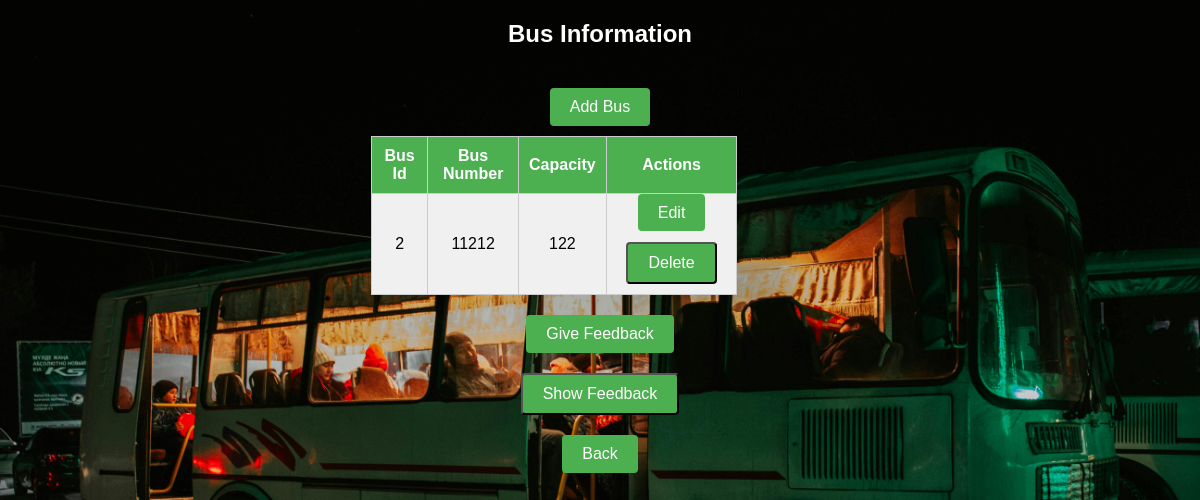
The page /viewBus.php (signed in) on the database its author committed.
### tables this page shows
CREATE TABLE `Bus` (
  `Bus_Id` int(11) NOT NULL,
  `Bus_number` varchar(50) NOT NULL,
  `capacity` int(11) NOT NULL
);

### viewBus.php (the view, shortened to what this page needs)
<?php
$server = 'localhost';
$username = 'root';
$password = '';
$database = 'bus_system';
$con = new mysqli($server, $username, $password, $database);
$is_logged_in = isset($_SESSION['contact_Info']);
$sql = "SELECT * FROM Bus";
$result = $con->query($sql);
?>
<!DOCTYPE html>
<html lang="en">
<head>
</head>
<body>
<h2>Bus Information</h2>
<?php if ($is_logged_in): ?>
    <a href="bus.php" class="btn">Add Bus</a>
<?php endif; ?>
<div class="table-container">
    <table>
        <tr>
            <th>Bus Id</th>
            <th>Bus Number</th>
            <th>Capacity</th>
            <?php if ($is_logged_in): ?>
                <th>Actions</th>
            <?php endif; ?>
        </tr>
        <?php
        if ($result->num_rows > 0) {
            while ($row = $result->fetch_assoc()) {
                echo "<tr>";
                echo "<td>" . htmlspecialchars($row['Bus_Id']) . "</td>";
                echo "<td>" . htmlspecialchars($row['Bus_number']) . "</td>";
                echo "<td>" . htmlspecialchars($row['capacity']) . "</td>";
                if ($is_logged_in) {
                    echo "<td>
                        <a href='edit_bus.php?id=" . $row['Bus_Id'] . "' class='btn'>Edit</a>
                        <form method='POST' style='display:inline-block;' onsubmit=\"return confirm('Are you sure you want to delete this bus?');\">
                            <input type='hidden' name='delete_id' value='" . $row['Bus_Id'] . "'>
                            <button type='submit' class='btn'>Delete</button>
                        </form>
                    </td>";
                }
                echo "</tr>";
            }
        } else {
            echo "<tr><td colspan='4'>No records found</td></tr>";
        }
        ?>
    </table>
</div>
<a href="feedback.php" class="btn">Give Feedback</a>
<button class="btn" id="show-feedback-btn">Show Feedback</button>
<a href="home.php" class="btn">Back</a>
</body>
</html>

### viewBus.php (style rules this page uses)
body { font-family: Arial, sans-serif; background: url('1.jpg') no-repeat center center fixed; background-size: cover; display: flex; justify-content: center; align-items: center; flex-direction: column; margin: 0; }
table { width: 80%; margin-top: 10px; border-collapse: collapse; }
table, th, td { border: 1px solid #ccc; }
th, td { padding: 10px; text-align: center; }
th { background-color: #4CAF50; color: white; }
td { background-color: #F0F0F0FF; }
h2 { color: #FFFFFFFF; }
.btn { margin-top: 20px; padding: 10px 20px; background-color: #4CAF50; color: white; text-decoration: none; border-radius: 4px; font-size: 16px; }

### rows shown on the page
bus: Bus_Id "2", Bus_number "11212", capacity "122"
